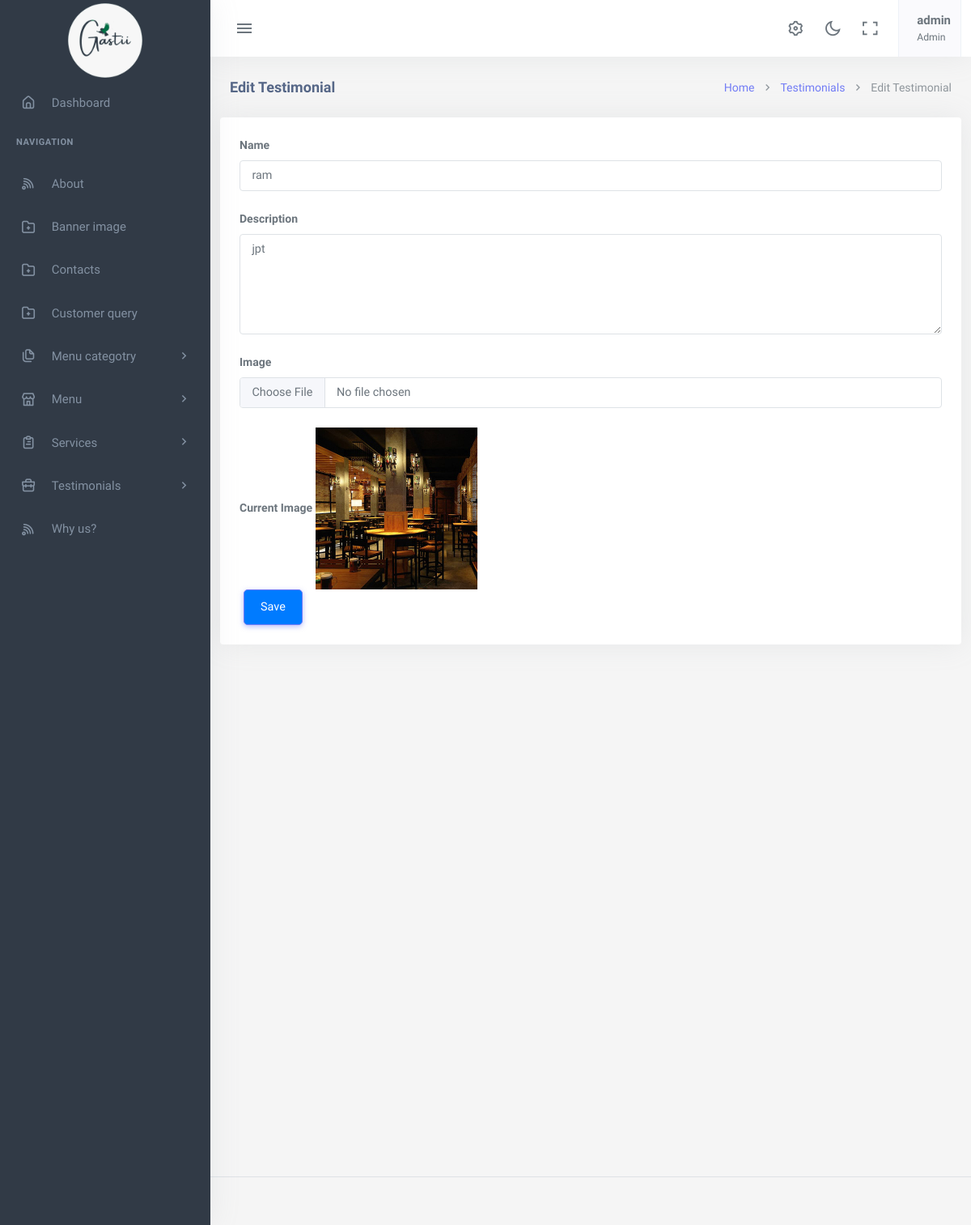
Page /testimonials/edit/3/ (signed in) on the committed database.
### app/models.py (models this page shows, shortened)
class Testimonial(models.Model):
    name = models.CharField(max_length=150)
    image = models.ImageField(upload_to='testimonialimage/')
    discriptions = models.TextField(max_length=250)
    class Meta:
        ordering = ['-id',]

### app/views.py (the view, shortened to what this page needs)
# urls.py: path('testimonials/edit/<int:testimonial_id>/', TestimonialAddEditView.as_view(), name='testimonial-edit'),
@method_decorator([login_required(login_url='login'), superadmin_required], name='dispatch')
class TestimonialAddEditView(View):
    def get(self, request, testimonial_id=None):
        if testimonial_id:
            testimonial = get_object_or_404(Testimonial, id=testimonial_id)
            form = TestimonialsForm(instance=testimonial)
        else:
            form = TestimonialsForm()
        return render(request, 'app/testimonial_add_edit.html', {'form': form})

### app/forms.py
class TestimonialsForm(forms.ModelForm):
    class Meta:
        model = Testimonial
        fields = '__all__'

### app/templates/app/testimonial_add_edit.html (shortened to what this page needs)
{% extends 'app/base.html' %}
{% load static %}
{% block content %}
    <div class="content-page">
        <div class="content">
            <div class="container-fluid">
                <div class="row">
                    <div class="col-12">
                        <div class="page-title-box">
                            <div class="page-title-right">
                                <ol class="breadcrumb m-0">
                                    <li class="breadcrumb-item"><a href="{%url 'index'%}">Home</a></li>
                                    <li class="breadcrumb-item"><a href="{% url 'testimonial-list' %}">Testimonials</a></li>
                                    <li class="breadcrumb-item active">{% if form.instance.id %}Edit{% else %}Add{% endif %} Testimonial</li>
                                </ol>
                            </div>
                            <h4 class="page-title">{% if form.instance.id %}Edit{% else %}Add{% endif %} Testimonial</h4>
                        </div>
                    </div>
                </div>
            </div>
            <div class="card">
                <div class="card-body">
                    <form method="post" enctype="multipart/form-data" class="custom-form">
                        <div class="mb-3">
                            <label for="{{ form.name.id_for_label }}" class="form-label">Name</label>
                            <input type="text" id="{{ form.name.id_for_label }}" class="form-control" name="{{ form.name.name }}" value="{{ form.name.value }}">
                        </div>
                        <div class="mb-3">
                            <label for="{{ form.discriptions.id_for_label }}" class="form-label">Description</label>
                            <textarea class="form-control" id="{{ form.discriptions.id_for_label }}" name="{{ form.discriptions.name }}" rows="5">{{ form.discriptions.value }}</textarea>
                        </div>
                        <div class="mb-3">
                            <label for="{{ form.image.id_for_label }}" class="form-label">Image</label>
                            <input type="file" id="{{ form.image.id_for_label }}" class="form-control" name="{{ form.image.name }}">
                        </div>
                        <div class="form-group">
                            <label class="form-label">Current Image</label>
                            {% if form.instance.image %}
                                <img src="{{ form.instance.image.url }}" style="max-height: 200px; max-width: 200px;" alt="Current Image" class="current-image">
                            {% else %}
                                <p>No image available</p>
                            {% endif %}
                        </div>
                        <button type="submit" class="btn btn-primary">Save</button>
                    </form>
                </div>
            </div>
        </div>
    </div>
</div>
{% endblock %}

### app/templates/app/base.html (shortened to what this page needs)
{% load static %}
<!DOCTYPE html>
<html lang="en">
    <head>
        <link rel="stylesheet" href="{% static 'app/assets/vendor/jquery-toast-plugin/jquery.toast.min.css'%}">
        <link href="{% static 'app/assets/css/app-saas.min.css'%}" rel="stylesheet" type="text/css" id="app-style" />
        <link href="{% static 'app/assets/css/icons.min.css'%}" rel="stylesheet" type="text/css" />
        <link href="{% static 'app/assets/vendor/bootstrap-datepicker/css/bootstrap-datepicker.min.css'%}" rel="stylesheet" type="text/css" />
        <link href="{% static 'app/assets/vendor/select2/css/select2.min.css'%}" rel="stylesheet" type="text/css" />
        <link href="{% static 'app/assets/vendor/datatables.net-bs5/css/dataTables.bootstrap5.min.css'%}" rel="stylesheet" type="text/css" />
        <link href="{% static 'app/assets/vendor/datatables.net-responsive-bs5/css/responsive.bootstrap5.min.css'%}" rel="stylesheet" type="text/css" />
        <link href="{% static 'app/assets/css/app-saas.min.css'%}" rel="stylesheet" type="text/css" id="app-style" />
        <link href="{% static 'app/assets/css/icons.min.css'%}" rel="stylesheet" type="text/css" />
        <link href="{% static 'app/assets/vendor/quill/quill.core.css' %}" rel="stylesheet" type="text/css" />
        <link href="{% static 'app/assets/vendor/quill/quill.snow.css' %}" rel="stylesheet" type="text/css" />
        <link href="{% static 'app/assets/vendor/datatables.net-buttons-bs5/css/buttons.bootstrap5.min.css' %}" rel="stylesheet" type="text/css" />
        <link href="{% static 'app/assets/vendor/datatables.net-bs5/css/dataTables.bootstrap5.min.css'%}" rel="stylesheet" type="text/css" />
        <link href="{% static 'app/assets/vendor/datatables.net-responsive-bs5/css/responsive.bootstrap5.min.css'%}" rel="stylesheet" type="text/css" />
        <link href="{% static 'app/assets/vendor/datatables.net-fixedcolumns-bs5/css/fixedColumns.bootstrap5.min.css'%}" rel="stylesheet" type="text/css" />
        <link href="{% static 'app/assets/vendor/datatables.net-fixedheader-bs5/css/fixedHeader.bootstrap5.min.css'%}" rel="stylesheet" type="text/css" />
        <link href="{% static 'app/assets/vendor/datatables.net-buttons-bs5/css/buttons.bootstrap5.min.css'%}" rel="stylesheet" type="text/css" />
        <link href="{% static 'app/assets/vendor/datatables.net-select-bs5/css/select.bootstrap5.min.css'%}" rel="stylesheet" type="text/css" />
        <link href="{% static 'app/assets/css/app-saas.min.css'%}" rel="stylesheet" type="text/css" id="app-style" />
        <link href="{% static 'app/assets/css/icons.min.css'%}" rel="stylesheet" type="text/css" />
        <link href="{% static 'app/assets/vendor/simplemde/simplemde.min.css'%}" rel="stylesheet" type="text/css" />
    </head>
    <link rel="stylesheet" href="https://maxcdn.bootstrapcdn.com/font-awesome/4.7.0/css/font-awesome.min.css">
    <body>
        <div class="wrapper">
            <div class="navbar-custom">
                <div class="topbar container-fluid">
                    <div class="d-flex align-items-center gap-lg-2 gap-1">
                        <button class="button-toggle-menu">
                            <i class="mdi mdi-menu"></i>
                        </button>
                    </div>
                    <ul class="topbar-menu d-flex align-items-center gap-3">
                        <li class="d-none d-sm-inline-block">
                            <a class="nav-link" data-bs-toggle="offcanvas" href="#theme-settings-offcanvas">
                                <i class="ri-settings-3-line font-22"></i>
                            </a>
                        </li>
                        <li class="d-none d-sm-inline-block">
                            <div class="nav-link" id="light-dark-mode" data-bs-toggle="tooltip" data-bs-placement="left" title="Theme Mode">
                                <i class="ri-moon-line font-22"></i>
                            </div>
                        </li>
                        <li class="d-none d-md-inline-block">
                            <a class="nav-link" href="#" data-toggle="fullscreen">
                                <i class="ri-fullscreen-line font-22"></i>
                            </a>
                        </li>
                        <li class="dropdown">
                            <a class="nav-link dropdown-toggle arrow-none nav-user px-2" data-bs-toggle="dropdown" href="#" role="button" aria-haspopup="false" aria-expanded="false">
                                <span class="d-lg-flex flex-column gap-1 d-none">
                                    <h5 class="my-0"> {{request.user.username}}</h5>
                                    <h6 class="my-0 fw-normal">Admin</h6>
                                </span>
                            </a>
                        </li>
                    </ul>
                </div>
            </div>
            <div class="leftside-menu">
                <a href="#" class="logo logo-light">
                    <span class="logo-lg">
                        <img src="{% static 'app/assets/images/logo.png'%}" alt="logo" style="height: 100px;">
                    </span>
                </a>
                <div class="h-100" id="leftside-menu-container" data-simplebar>
                    <ul class="side-nav">
                        <li class="side-nav-item">
                            <a href="{%url 'index'%}" class="side-nav-link">
                                <i class="uil-home-alt"></i>
                                <span> Dashboard </span>
                            </a>
                        </li>
                        <li class="side-nav-title">Navigation</li>
                        <li class="side-nav-item">
                            <a href="{% url 'about-detail' pk=1 %}" class="side-nav-link">
                                <i class="uil-rss"></i>
                                <span> About </span>
                            </a>
                        </li>
                        <li class="side-nav-item">
                            <a href="{% url 'banner-detail' pk=1 %}" class="side-nav-link">
                                <i class="uil-folder-plus"></i>
                                <span>Banner image </span>
                            </a>
                        </li>
                        <li class="side-nav-item">
                            <a href="{% url 'contact-detail' pk=1 %}" class="side-nav-link">
                                <i class="uil-folder-plus"></i>
                                <span>Contacts</span>
                            </a>
                        </li>
                        <li class="side-nav-item">
                            <a href="{% url 'customer-query-list'%}" class="side-nav-link">
                                <i class="uil-folder-plus"></i>
                                <span>Customer query</span>
                            </a>
                        </li>
                        <li class="side-nav-item">
                            <a data-bs-toggle="collapse" href="#sidebarPages" aria-expanded="false" aria-controls="sidebarPages" class="side-nav-link">
                                <i class="uil-copy-alt"></i>
                                <span> Menu categotry</span>
                                <span class="menu-arrow"></span>
                            </a>
                        </li>
                        <li class="side-nav-item">
                            <a data-bs-toggle="collapse" href="#sidebarEcommerce" aria-expanded="false" aria-controls="sidebarEcommerce" class="side-nav-link">
                                <i class="uil-store"></i>
                                <span>Menu</span>
                                <span class="menu-arrow"></span>
                            </a>
                        </li>
                        <li class="side-nav-item">
                            <a data-bs-toggle="collapse" href="#sidebarTasks" aria-expanded="false" aria-controls="sidebarTasks" class="side-nav-link">
                                <i class="uil-clipboard-alt"></i>
                                <span> Services</span>
                                <span class="menu-arrow"></span>
                            </a>
                        </li>
                        <li class="side-nav-item">
                            <a data-bs-toggle="collapse" href="#sidebarProjects" aria-expanded="false" aria-controls="sidebarProjects" class="side-nav-link">
                                <i class="uil-briefcase"></i>
                                <span> Testimonials </span>
                                <span class="menu-arrow"></span>
                            </a>
                        </li>
                        <li class="side-nav-item">
                            <a href="{%url 'why_us-detail' pk=1%}" class="side-nav-link">
                                <i class="uil-rss"></i>
                                <span> Why us? </span>
                            </a>
                        </li>
                    </ul>
                </div>
            </div>
  {% block content %}
  {% endblock  %}
        <footer class="footer">
            <div class="container-fluid">
                <div class="row">
                    <div class="col-md-6">
                    </div>
                    <div class="col-md-6">
                    </div>
                </div>
            </div>
        </footer>
        </body>
    </html>

### app/templates/app/base.html (style rules this page uses)
.btn { margin: 0 5px; padding: 10px 20px; border-radius: 5px; cursor: pointer; }
.btn-primary { background-color: #007bff; color: #fff; }

### rows in the picture
Testimonial: name "ram", discriptions "jpt", instance.image (picture)

### other values in the picture
{{ request.user.username }} "admin"
